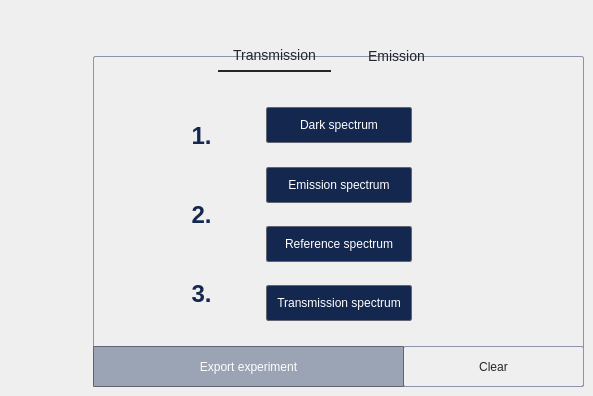
     <widget class="QWidget" name="main_menu_experiment_tab">
      <attribute name="title">
       <string/>
      </attribute>
      <widget class="QFrame" name="experiment_flow_frame">
       <property name="geometry">
        <rect>
         <x>93</x>
         <y>56</y>
         <width>491</width>
         <height>331</height>
        </rect>
       </property>
       <property name="styleSheet">
        <string notr="true">outline-color: #8d93ab;
outline-width: 4ps;
border-radius: 2px;
border-style: solid;
border-width: 1px;
border-color: #8d93ab;</string>
       </property>
       <property name="frameShape">
        <enum>QFrame::StyledPanel</enum>
       </property>
       <property name="frameShadow">
        <enum>QFrame::Raised</enum>
       </property>
       <widget class="QPushButton" name="clear_experiment_button">
        <property name="geometry">
         <rect>
          <x>310</x>
          <y>290</y>
          <width>181</width>
          <height>41</height>
         </rect>
        </property>
        <property name="styleSheet">
         <string notr="true">color: #24262b;</string>
        </property>
        <property name="text">
         <string>Clear</string>
        </property>
       </widget>
       <widget class="QPushButton" name="export_experiment_button">
        <property name="geometry">
         <rect>
          <x>0</x>
          <y>290</y>
          <width>311</width>
          <height>41</height>
         </rect>
        </property>
        <property name="styleSheet">
         <string notr="true">background-color:#9ba4b4;
color:white;
border-radius: 1px;
border-style: solid;
border-width: 1px;
border-color: #626470;</string>
        </property>
        <property name="text">
         <string>Export experiment</string>
        </property>
       </widget>
       <widget class="QFrame" name="experiment_plot_acquisition_flow_frame">
        <property name="geometry">
         <rect>
          <x>50</x>
          <y>40</y>
          <width>391</width>
          <height>241</height>
         </rect>
        </property>
        <property name="styleSheet">
         <string notr="true">outline-width: 0ps;
border-radius: 0px;
border-style: solid;
border-width: 0px;</string>
        </property>
        <property name="frameShape">
         <enum>QFrame::StyledPanel</enum>
        </property>
        <property name="frameShadow">
         <enum>QFrame::Raised</enum>
        </property>
        <widget class="QWidget" name="horizontalLayoutWidget_5">
         <property name="geometry">
          <rect>
           <x>0</x>
           <y>3</y>
           <width>391</width>
           <height>231</height>
          </rect>
         </property>
         <layout class="QHBoxLayout" name="experiment_flow_horizontal_layout_2">
          <item>
           <layout class="QVBoxLayout" name="experiment_flow_vertical_layout_1">
            <item>
             <widget class="QLabel" name="experiment_no_1_label">
              <property name="font">
               <font>
                <pointsize>18</pointsize>
                <weight>75</weight>
                <italic>false</italic>
                <bold>true</bold>
               </font>
              </property>
              <property name="styleSheet">
               <string notr="true">color:#14274e</string>
              </property>
              <property name="text">
               <string>1.</string>
              </property>
              <property name="alignment">
               <set>Qt::AlignCenter</set>
              </property>
             </widget>
            </item>
            <item>
             <widget class="QLabel" name="experiment_no_2_label">
              <property name="font">
               <font>
                <pointsize>18</pointsize>
                <weight>75</weight>
                <italic>false</italic>
                <bold>true</bold>
               </font>
              </property>
              <property name="styleSheet">
               <string notr="true">color:#14274e</string>
              </property>
              <property name="text">
               <string>2.</string>
              </property>
              <property name="alignment">
               <set>Qt::AlignCenter</set>
              </property>
             </widget>
            </item>
            <item>
             <widget class="QLabel" name="experiment_no_3_label">
              <property name="font">
               <font>
                <pointsize>18</pointsize>
                <weight>75</weight>
                <italic>false</italic>
                <bold>true</bold>
               </font>
              </property>
              <property name="styleSheet">
               <string notr="true">color:#14274e</string>
              </property>
              <property name="text">
               <string>3.</string>
              </property>
              <property name="alignment">
               <set>Qt::AlignCenter</set>
              </property>
             </widget>
            </item>
           </layout>
          </item>
          <item>
           <layout class="QVBoxLayout" name="experiment_flow_vertical_layout_2">
            <item alignment="Qt::AlignVCenter">
             <widget class="QPushButton" name="experiment_acquire_dark_spectrum_button">
              <property name="styleSheet">
               <string notr="true">background-color:#14274e;
color:white;
border-radius: 2px;
border-style: solid;
border-width: 1px;
border-color: #626470;
padding: 10px;</string>
              </property>
              <property name="text">
               <string>Dark spectrum</string>
              </property>
             </widget>
            </item>
            <item alignment="Qt::AlignVCenter">
             <widget class="QPushButton" name="experiment_acquire_emission_spectrum_button">
              <property name="styleSheet">
               <string notr="true">background-color:#14274e;
color:white;
border-radius: 2px;
border-style: solid;
border-width: 1px;
border-color: #626470;
padding: 10px;</string>
              </property>
              <property name="text">
               <string>Emission spectrum</string>
              </property>
             </widget>
            </item>
            <item alignment="Qt::AlignVCenter">
             <widget class="QPushButton" name="experiment_acquire_reference_spectrum_button">
              <property name="styleSheet">
               <string notr="true">background-color:#14274e;
color:white;
border-radius: 2px;
border-style: solid;
border-width: 1px;
border-color: #626470;
padding: 10px;</string>
              </property>
              <property name="text">
               <string>Reference spectrum</string>
              </property>
             </widget>
            </item>
            <item alignment="Qt::AlignVCenter">
             <widget class="QPushButton" name="experiment_acquire_transmission_spectrum_button">
              <property name="styleSheet">
               <string notr="true">background-color:#14274e;
color:white;
border-radius: 2px;
border-style: solid;
border-width: 1px;
border-color: #626470;
padding: 10px;</string>
              </property>
              <property name="text">
               <string>Transmission spectrum</string>
              </property>
             </widget>
            </item>
           </layout>
          </item>
          <item>
           <layout class="QVBoxLayout" name="experiment_flow_vertical_layout_3">
            <item alignment="Qt::AlignHCenter|Qt::AlignVCenter">
             <widget class="QLabel" name="experiment_check_label_1">
              <property name="text">
               <string/>
              </property>
             </widget>
            </item>
            <item alignment="Qt::AlignHCenter|Qt::AlignVCenter">
             <widget class="QLabel" name="experiment_check_label_2">
              <property name="text">
               <string/>
              </property>
             </widget>
            </item>
            <item alignment="Qt::AlignHCenter|Qt::AlignVCenter">
             <widget class="QLabel" name="experiment_check_label_3">
              <property name="text">
               <string/>
              </property>
             </widget>
            </item>
           </layout>
          </item>
         </layout>
        </widget>
       </widget>
      </widget>
      <widget class="QFrame" name="experiment_menu_frame">
       <property name="geometry">
        <rect>
         <x>213</x>
         <y>36</y>
         <width>241</width>
         <height>31</height>
        </rect>
       </property>
       <property name="styleSheet">
        <string notr="true">border-width: 0px;
border-style:solid;
</string>
       </property>
       <property name="frameShape">
        <enum>QFrame::StyledPanel</enum>
       </property>
       <property name="frameShadow">
        <enum>QFrame::Raised</enum>
       </property>
      </widget>
      <widget class="QPushButton" name="experiment_menu_emission_button">
       <property name="geometry">
        <rect>
         <x>340</x>
         <y>40</y>
         <width>113</width>
         <height>32</height>
        </rect>
       </property>
       <property name="font">
        <font>
         <pointsize>-1</pointsize>
        </font>
       </property>
       <property name="styleSheet">
        <string notr="true">color: #24262b;
border-bottom-width: 0px;
border-color: #24262b;
border-style:solid;
font-size: 14px;</string>
       </property>
       <property name="text">
        <string>Emission</string>
       </property>
      </widget>
      <widget class="QPushButton" name="experiment_menu_transmission_button">
       <property name="geometry">
        <rect>
         <x>218</x>
         <y>40</y>
         <width>113</width>
         <height>32</height>
        </rect>
       </property>
       <property name="font">
        <font>
         <pointsize>-1</pointsize>
        </font>
       </property>
       <property name="styleSheet">
        <string notr="true">color: #24262b;
border-bottom-width: 2px;
border-color: #24262b;
border-style:solid;
font-size: 14px;</string>
       </property>
       <property name="text">
        <string>Transmission</string>
       </property>
      </widget>
     </widget>
